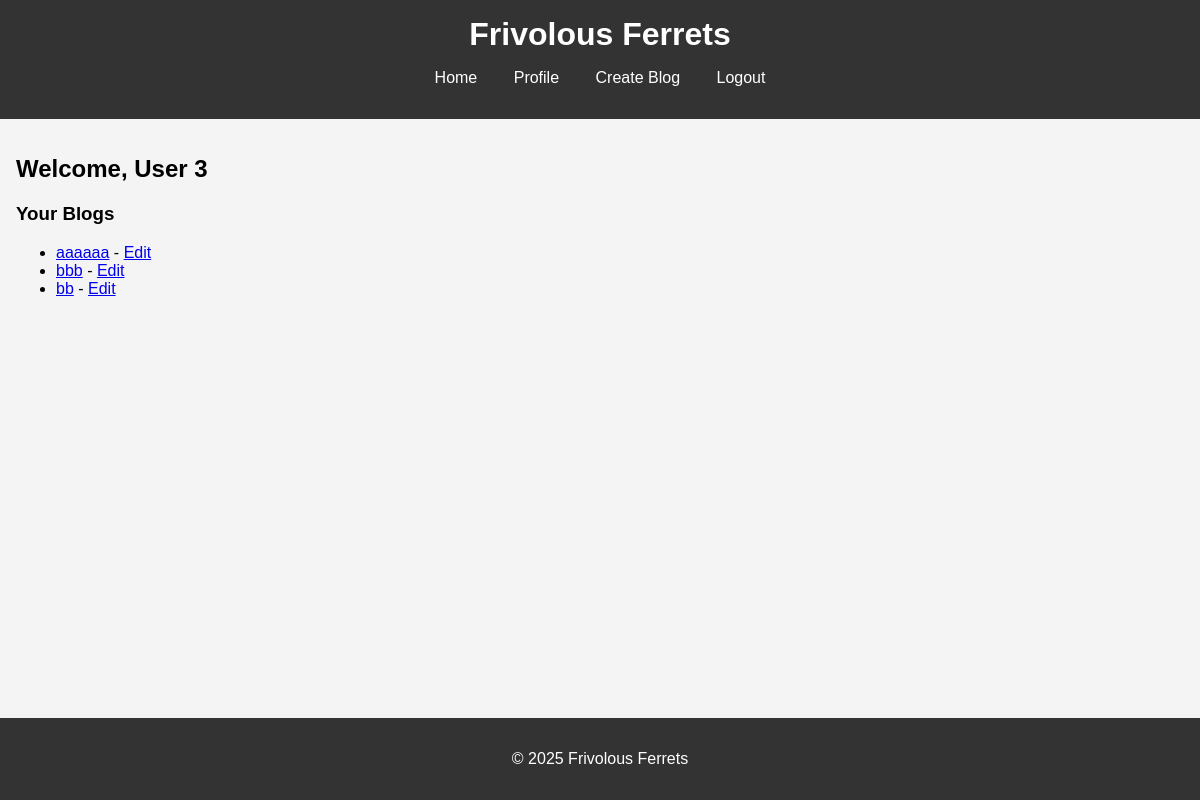
The page /profile (signed in) on the database its author committed.
### tables this page shows
CREATE TABLE blog (
    id INTEGER PRIMARY KEY AUTOINCREMENT,
    title TEXT NOT NULL,
    content TEXT NOT NULL,
    user_id INTEGER NOT NULL,
    FOREIGN KEY (user_id) REFERENCES user (id)
);

### app/routes.py (the view)
@current_app.route('/profile')
def profile():
    if 'user_id' not in session:
        return redirect(url_for('login'))
    user_id = session['user_id']
    blogs = query_db('SELECT * FROM blog WHERE user_id = ?', (user_id,))
    return render_template('profile.html', blogs=blogs)

### app/models.py (called while the page is built)
def get_db():
    db = getattr(g, '_database', None)
    if db is None:
        db = g._database = sqlite3.connect(DATABASE)
    return db

def query_db(query, args=(), one=False):
    cur = get_db().execute(query, args)
    rv = cur.fetchall()
    cur.close()
    return (rv[0] if rv else None) if one else rv

### app/templates/profile.html (shortened to what this page needs)
<!DOCTYPE html>
<html lang="en">
<head>
    <link rel="stylesheet" href="{{ url_for('static', filename='css/style.css') }}">
</head>
<body>
    <header>
        <h1>Frivolous Ferrets</h1>
        <nav>
            <ul>
                <li><a href="{{ url_for('index') }}">Home</a></li>
                <li><a href="{{ url_for('profile') }}">Profile</a></li>
                <li><a href="{{ url_for('create_blog') }}">Create Blog</a></li>
                <li><a href="{{ url_for('logout') }}">Logout</a></li>
            </ul>
        </nav>
    </header>
    <main>
        <h2>Welcome, User {{ session['user_id'] }}</h2>
        <h3>Your Blogs</h3>
        <ul>
            {% for blog in blogs %}
                <li><a href="{{ url_for('view_blog', blog_id=blog[0]) }}">{{ blog[1] }}</a> - <a href="{{ url_for('edit_blog', blog_id=blog[0]) }}">Edit</a></li>
            {% endfor %}
        </ul>
    </main>
    <footer>
        <p>&copy; 2025 Frivolous Ferrets</p>
    </footer>
</body>
</html>

### app/static/css/style.css (style rules this page uses)
body { font-family: Arial, sans-serif; margin: 0; padding: 0; background-color: #f4f4f4; }
header { background-color: #333; color: white; padding: 1em 0; text-align: center; }
header h1 { margin: 0; }
nav ul { list-style: none; padding: 0; }
nav ul li { display: inline; margin: 0 1em; }
nav ul li a { color: white; text-decoration: none; }
main { padding: 1em; }
footer { background-color: #333; color: white; text-align: center; padding: 1em 0; position: fixed; bottom: 0; width: 100%; }

### rows shown on the page
blog: title "aaaaaa"
blog: title "bbb"
blog: title "bb"

### other values the page prints
{{ session['user_id'] }} "3"
